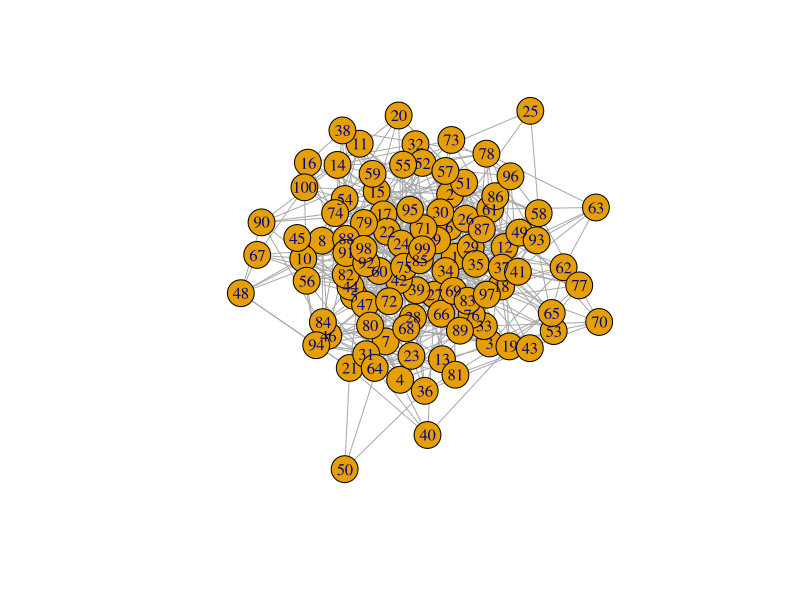
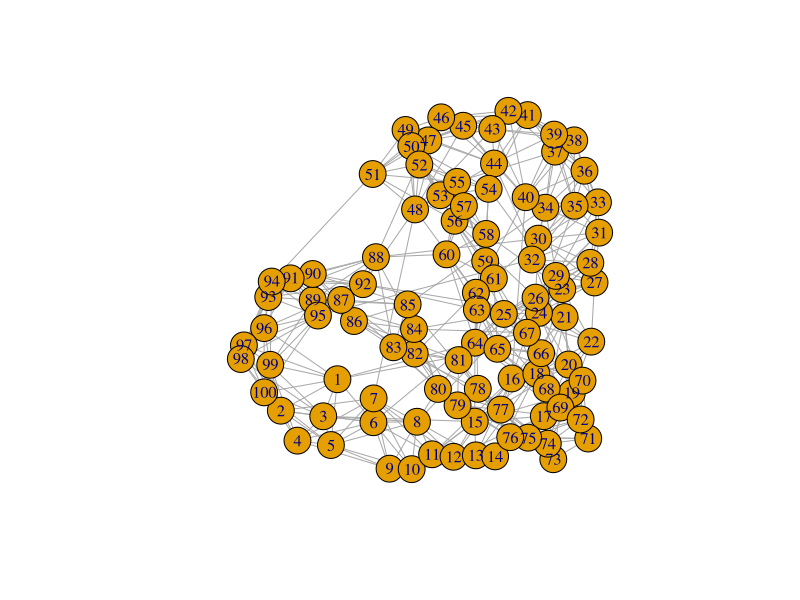

Reproduce these figures in R, in order.

#financial network

#goal:
#1. detect topology changes
#2. idenfity systemically important players by centrality measures
library(igraph)

#simmulate a pure-random networ
set.seed(7)
e <- erdos.renyi.game(100,0.1)
plot(e)

#calculate main characteristic
graph.density(e)
transitivity(e)
average.path.length(e)

#simulate small world networks 
set.seed(592)
w <- watts.strogatz.game(1,100,5,0.05)
plot(w)

graph.density(w)
transitivity(w)
average.path.length(w)

we <- get.edgelist(w)
head(we,5)
get.adjacency(w)

